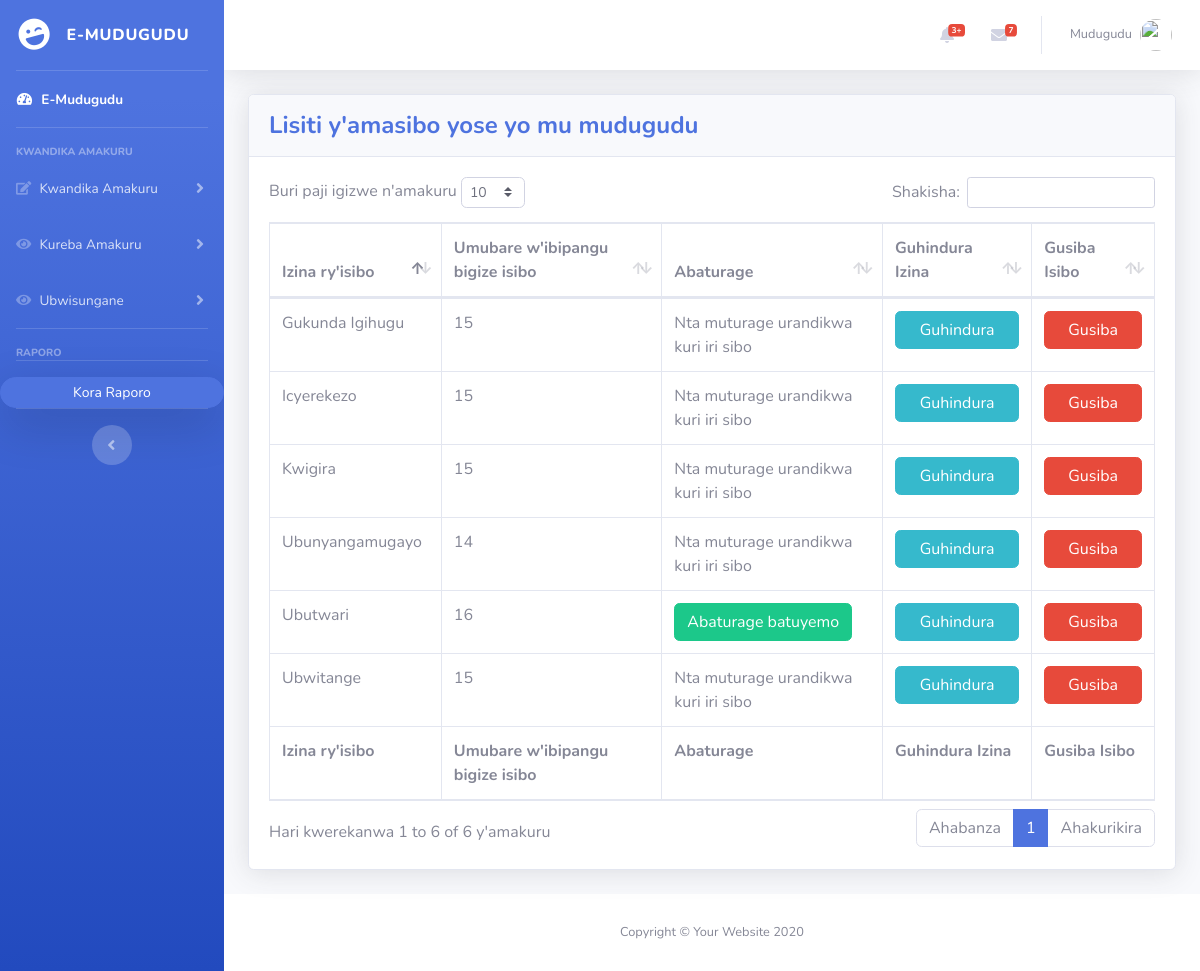
The app's page /isibo_data.php (signed in) with its own data.
### tables this page shows
CREATE TABLE `isibo` (
  `isibo_id` int(255) NOT NULL,
  `isibo_name` varchar(255) NOT NULL,
  `reg_datetime` datetime DEFAULT NULL
);

### isibo_data.php (the view, shortened to what this page needs)
<!DOCTYPE html>
<html lang="en">
<head>
  <link href="vendor/fontawesome-free/css/all.min.css" rel="stylesheet" type="text/css">
  <link href="css/sb-admin-2.min.css" rel="stylesheet">
  <link href="vendor/datatables/dataTables.bootstrap4.min.css" rel="stylesheet">
</head>
<body id="page-top">
  <div id="wrapper">
    <?php include 'sidebar.php';?>
    <div id="content-wrapper" class="d-flex flex-column">
      <div id="content">
        <?php include 'topbar.php';?>
        <div class="container-fluid">
          <div class="card shadow mb-4">
            <div class="card-header py-3">
              <h4 class="m-0 font-weight-bold text-primary">Lisiti y'amasibo yose yo mu mudugudu</h4>
            </div>
            <div class="card-body">
              <div class="table-responsive">
                <table class="table table-bordered" id="dataTable" width="100%" cellspacing="0">
                  <thead>
                      <tr>
                        <th>Izina ry'isibo</th>
                        <th>Umubare w'ibipangu bigize isibo</th>
                        <th>Abaturage</th>
                        <th>Guhindura Izina</th>
                        <th>Gusiba Isibo</th>
                      </tr>
                  </thead>
                  <tfoot>
                    <tr>
                      <th>Izina ry'isibo</th>
                      <th>Umubare w'ibipangu bigize isibo</th>
                      <th>Abaturage</th>
                      <th>Guhindura Izina</th>
                      <th>Gusiba Isibo</th>
                    </tr>
                  </tfoot>
                  <tbody>
                     <?php
      $sql="SELECT isibo_id, isibo_name,reg_datetime FROM isibo";
$result=mysqli_query($connection,$sql);
$checkresult=mysqli_num_rows($result);
if ($checkresult > 0) {
  while ($row=mysqli_fetch_array($result)) {
    echo"<tr>
            <td>".$row['isibo_name']."</td>";
            $isiboID = $row['isibo_id'];
            $checkIfIgipanguResult = mysqli_query($connection,"SELECT * FROM igipangu WHERE isibo_id = $isiboID");
            if(mysqli_num_rows($checkIfIgipanguResult)>0)
            {
              $countResult=mysqli_query($connection,"SELECT count(*) as total from igipangu WHERE isibo_id = $isiboID");
              $all=mysqli_fetch_assoc($countResult);
              $ibipangu = $all['total'];
              echo "<td>$ibipangu</td>";
            }
            else if(mysqli_num_rows($checkIfIgipanguResult)==0)
            {
              echo "<td>Nta bipangu barandikwa kuri iri sibo</td>";
            }
            $checkIfUmuturageResult = mysqli_query($connection,"SELECT umuturage.umuturage_id as id, umuturage.umuryango_id,nyirinzu.umuryango_id, nyirinzu.inzu_id, inzu.inzu_id, inzu.igipangu_id, igipangu.igipangu_id, igipangu.isibo_id, isibo.isibo_id
      FROM umuturage,umuryango,nyirinzu,inzu,igipangu,isibo WHERE umuturage.umuryango_id = umuryango.umuryango_id
      AND umuturage.umuryango_id = nyirinzu.umuryango_id
      AND nyirinzu.inzu_id = inzu.inzu_id
      AND inzu.igipangu_id = igipangu.igipangu_id
      AND igipangu.isibo_id = isibo.isibo_id
      AND isibo.isibo_id = $isiboID");
            if(mysqli_num_rows($checkIfUmuturageResult)>0)
            {
              echo "<td><a href='umuturage_isibo.php?isibo_id=$isiboID' class='btn btn-success'>Abaturage batuyemo</a></td>";
            }
            else if(mysqli_num_rows($checkIfUmuturageResult)==0)
            {
              echo "<td>Nta muturage urandikwa kuri iri sibo</td>";
            }
      echo "<td><a href='guhindura_isibo.php?isibo_id=$isiboID' class='btn btn-info btn-block'>Guhindura</a></td>";
      echo "<td><a href='gusiba.php?isibo_id=$isiboID' class='btn btn-danger btn-block'>Gusiba</a></td>";
      echo "</tr>";
  }
}
        ?>
                  </tbody>
                </table>
              </div>
            </div>
          </div>
        </div>
      </div>
      <footer class="sticky-footer bg-white">
        <div class="container my-auto">
          <div class="copyright text-center my-auto">
            <span>Copyright &copy; Your Website 2020</span>
          </div>
        </div>
      </footer>
    </div>
  </div>
</body>
</html>

### records on screen
isibo: isibo_name "Ubutwari", ibipangu "16"
isibo: isibo_name "Icyerekezo", ibipangu "15", shows "Nta muturage urandikwa kuri iri sibo"
isibo: isibo_name "Ubwitange", ibipangu "15", shows "Nta muturage urandikwa kuri iri sibo"
isibo: isibo_name "Gukunda Igihugu", ibipangu "15", shows "Nta muturage urandikwa kuri iri sibo"
isibo: isibo_name "Kwigira", ibipangu "15", shows "Nta muturage urandikwa kuri iri sibo"
isibo: isibo_name "Ubunyangamugayo", ibipangu "14", shows "Nta muturage urandikwa kuri iri sibo"
